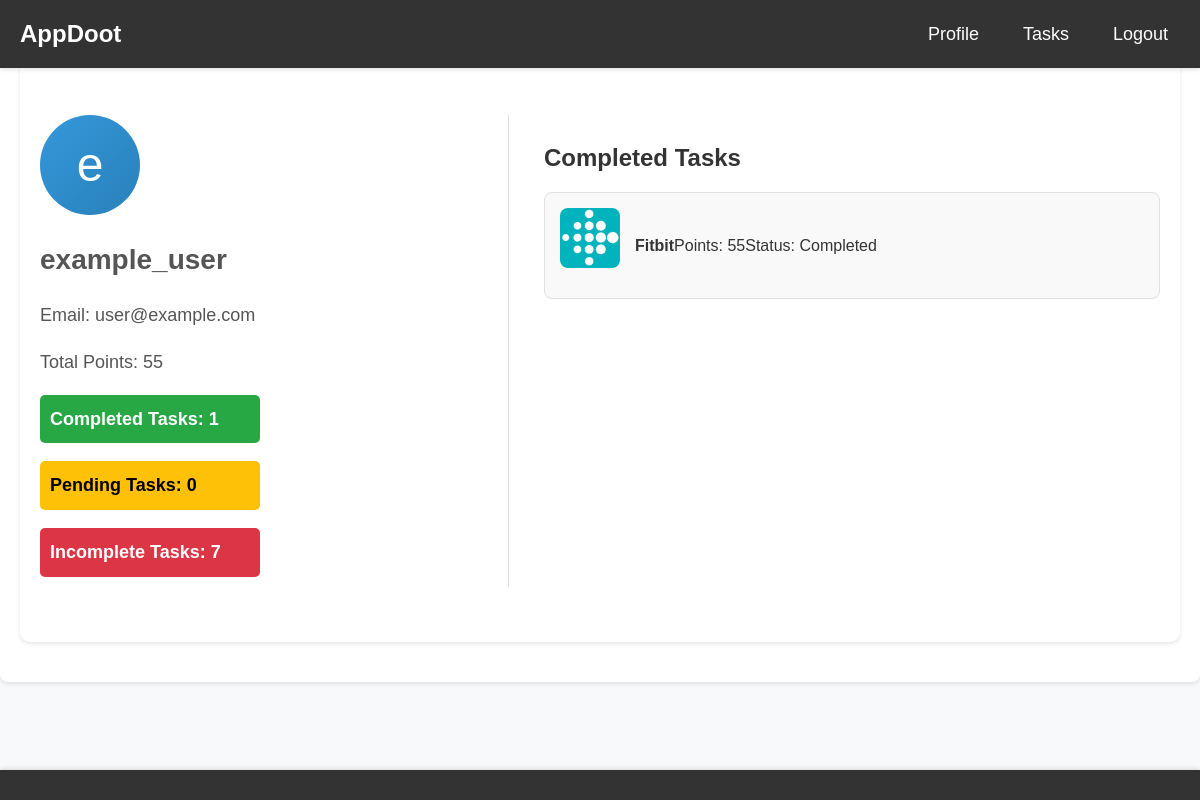
Screenshot of /api/v1/user/profile/ (signed in) with the database file from the repository.
### user/models.py (models this page shows, shortened)
class Profile(models.Model):
    user = models.OneToOneField(User, on_delete=models.CASCADE)
    total_points = models.IntegerField(default=0)

### android/models.py (models this page shows, shortened)
class UserApps(models.Model):
    user = models.ForeignKey(User, on_delete=models.CASCADE)
    app = models.ForeignKey(App, on_delete=models.CASCADE)
    screenshot = models.ImageField(upload_to='screenshots/')
    points_earned = models.IntegerField(default=0)
    is_completed = models.BooleanField(default=False)

class App(models.Model):
    name = models.CharField(max_length=100)
    url = models.URLField(max_length=200, unique=True)  # Changed from package_name to url
    category = models.CharField(max_length=100)
    sub_category = models.CharField(max_length=100)
    points = models.IntegerField()
    logo = models.ImageField(upload_to='app_logos/')  # Added field to store the app logo

### user/views.py (the view)
# urls.py: path('profile/', user_profile, name='user_profile'),
def user_profile(request):
    user = request.user
    completed_tasks = UserApps.objects.filter(user=user, is_completed=True)
    pending_tasks = UserApps.objects.filter(user=user, is_completed=False)
    incompleted_apps = App.objects.exclude(userapps__user=user)
    count={
        'completed':len(completed_tasks),
        'pending':len(pending_tasks),
        'incompleted':len(incompleted_apps)
    }
    return render(request, 'user/user_profile.html', {'user': request.user,'completed_tasks':completed_tasks,'count':count})

### user/templates/user/user_profile.html (shortened to what this page needs)
{% extends 'user/base1.html' %}
{% load static %}
{% block content %}
<div class="profile-page-container">
    <div class="profile-details">
        <div class="avatar">
            <span class="avatar-initial">{{ user.username|slice:":1" }}</span>
        </div>
        <div class="user-info">
            <h2>{{ user.username }}</h2>
            <p>Email: {{ user.email }}</p>
            <p>Total Points: {{ user.profile.total_points }}</p>
            <div class="task-stats">
                <p class="completed-task-count">Completed Tasks: {{ count.completed }}</p>
                <p class="pending-task-count">Pending Tasks: {{ count.pending }}</p>
                <p class="incomplete-task-count">Incomplete Tasks: {{ count.incompleted }}</p>
            </div>
        </div>
    </div>
    <div class="completed-tasks">
        <h3>Completed Tasks</h3>
        {% for task in completed_tasks %}
            <div class="task-card-user">
                <img src="{% static task.app.logo.name %}" alt="{{ task.app.name }}" class="task-logo">
                <h4>{{ task.app.name }}</h4>
                <p>Points: {{ task.points_earned }}</p>
                <p>Status: Completed</p>
            </div>
        {% empty %}
            <p>No completed tasks.</p>
        {% endfor %}
    </div>
</div>
{% endblock %}

### AppDoot/static/styles.css (style rules this page uses)
body { font-family: Arial, sans-serif; margin: 0; padding: 0; box-sizing: border-box; background-color: #f8f9fa; color: #333; line-height: 1.6; }
.task-logo { width: 100px; height: 100px; margin-bottom: 15px; border-radius: 10%; object-fit: cover; }
.profile-page-container { display: flex; justify-content: space-between; max-width: 1200px; margin: 0 auto; padding: 55px 20px; background-color: #fff; border-radius: 10px; box-shadow: 0 2px 4px rgba(0, 0, 0, 0.1); }
.profile-details { width: 40%; padding-right: 20px; border-right: 1px solid #e0e0e0; }
.avatar { width: 100px; height: 100px; background: linear-gradient(135deg, #3498db, #2980b9); border-radius: 50%; display: flex; align-items: center; justify-content: center; font-size: 48px; color: #fff; margin-bottom: 20px; }
.user-info { font-size: 18px; color: #555; }
.user-info h2 { font-size: 28px; margin-bottom: 10px; }
.completed-task-count { background-color: #28a745; color: white; padding: 10px; max-width: 200px; border-radius: 5px; margin-bottom: 10px; font-weight: bold; }
.pending-task-count { background-color: #ffc107; color: black; padding: 10px; max-width: 200px; border-radius: 5px; margin-bottom: 10px; font-weight: bold; }
.incomplete-task-count { background-color: #dc3545; color: white; padding: 10px; border-radius: 5px; max-width: 200px; margin-bottom: 10px; font-weight: bold; }
.completed-tasks { width: 55%; padding-left: 20px; }
.completed-tasks h3 { font-size: 24px; margin-bottom: 15px; }
.task-card-user { background-color: #f9f9f9; border: 1px solid #e0e0e0; border-radius: 8px; padding: 15px; margin-bottom: 15px; display: flex; align-items: center; }
.task-logo { width: 60px; height: 60px; border-radius: 8px; margin-right: 15px; }

### rows the page displays
UserApps: app.logo (picture), app.name "Fitbit", points_earned "55"

### other values shown
{{ user.username|slice:":1" }} "e"
{{ user.username }} "example_user"
{{ user.email }} "user@example.com"
{{ user.profile.total_points }} "55"
{{ count.completed }} "1"
{{ count.pending }} "0"
{{ count.incompleted }} "7"
